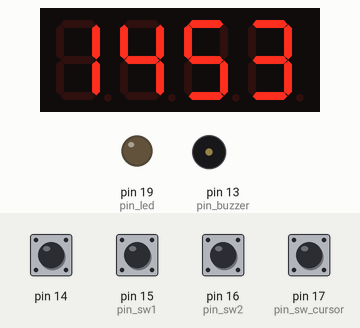
Recording of a sketch running on a simulated Arduino Uno, built with avr-gcc and run on an emulated ATmega328P. Parts: 4-digit seven-segment display, output pins drawn as LEDs (lit = HIGH), buzzer (waves = sounding). Wiring (inferred from the names in the program): 4-digit 7-segment display, segments lit when LOW: segments pin 6, pin 7, pin 8, pin 9, pin 10, pin 11, pin 12; digit selects pin 2, pin 3, pin 4, pin 5. The inputs (shaded band) are chosen by the test bench; at power-on: pin 14, pin 15 (pin_sw1), pin 16 (pin_sw2), pin 17 (pin_sw_cursor) HIGH. The segment pins are drawn as the display they are named for; pins used as bus, display or sensor lines are not drawn.

Above: at 1.2 s.
1.3 s: pin 14 pulled LOW for 0.15 s
At 2.4 s:
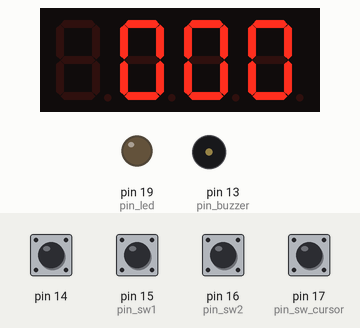
3.5 s: pin 16 (pin_sw2) pulled LOW for 0.15 s
At 5.4 s:
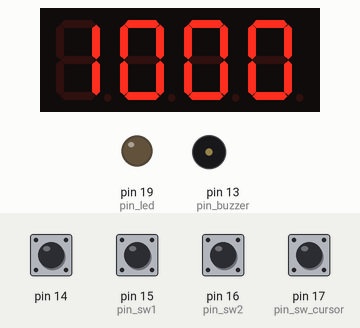
5.5 s: pin 15 (pin_sw1) pulled LOW for 0.15 s
At 7.4 s:
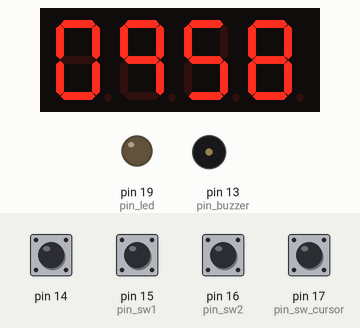
8.5 s: pin 14 pulled LOW for 1 s
At 10.8 s:
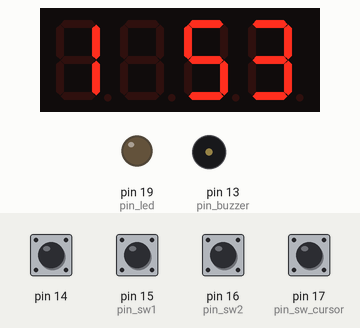
11.0 s: pin 16 (pin_sw2) pulled LOW for 1 s
At 11.4 s:
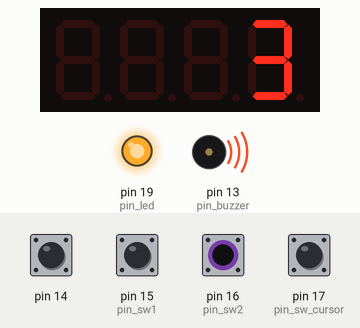
13.5 s: pin 15 (pin_sw1) pulled LOW for 1 s
At 15.9 s:
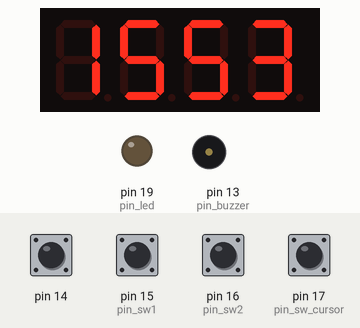
Timing chart, 0 to 17.0 s (numbered marks = the images above; inputs shaded):
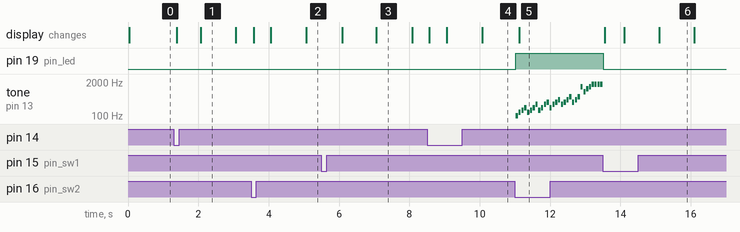

Measured:
- after the input at 1.3 s, the display: first changes after 0.08 s (image 1 shows a later state)
- after the input at 3.5 s, the display: changes after 0.08 s (image 2)
- after the input at 5.5 s, the display: first changes after 0.58 s (image 3 shows a later state)
- after the input at 11.0 s, pin 19 (pin_led): LOW → HIGH at once; tone on pin 13 (pin_buzzer): plays 104 Hz for 0.06 s, 139 Hz for 0.06 s, 165 Hz for 0.06 s, 208 Hz for 0.06 s, 139 Hz for 0.06 s, 165 Hz for 0.06 s … (31 notes in this stretch), starting at once; the display: changes after 0.12 s (image 5)
- after the input at 13.5 s, pin 19 (pin_led): HIGH → LOW at once; tone on pin 13 (pin_buzzer): stops changing and stays silent; the display: changes after 0.06 s (image 6)
- what the display in image 1 shows lasts 1.0 s, from 2.1 s to 3.1 s

The sketch:

clock.ino
```cpp
#include <Time.h>
#include <TimeLib.h> //https://github.com/PaulStoffregen/Time
#include "pitches.h"

// A0,A1,A2,A3,A4,A5 == 14,15,16,17,18,19
#define MODE_CLOCK 0
#define MODE_TIMER 1
#define MODE_MODIFY 2
#define pin_led 19
#define pin_buzzer 13
#define pin_sw_mode 14
#define pin_sw1 15
#define pin_sw2 16
#define pin_sw_cursor 17

int prev_sw_state[] = {0,0,0,0,0, 0,0,0,0,0, 0,0,0,0,1, 1,1,1}; //TODO: hashmap으로 변경(14~17만 사용)
int sw_state[] = {0,0,0,0,0, 0,0,0,0,0, 0,0,0,0,1, 1,1,1};
int timer = 0;
int timer_min = 0;
int timer_sec = 0;
int MODE = 0; //0:시계모드, 1:타이모드, 2:시간설정모드
int cur = 0;  //시간설정모드_커서
int curs = 0; //타이머모드_커서
time_t timer_end_time = 0;
boolean is_paused = false;  //타이머 일시정지
boolean is_timer_decreasing = false;  //타이머가 진행중인가?

int noteDuration = 4; // 4분음표로 통일
int noteLength = 250/noteDuration;
int pauseBetweenNotes = noteLength * 1.30;

//function
void showDigit(int, int); //원하는 위치의 세그먼트에 원하는 숫자 display
void displayDigit(int, int, int, int); //세그먼트에 네 숫자 동시에 display
void displayClock(int, int);//시계(앞 두 자리: 시, 뒷 두 자리: 분) display_시계모드
void displayClockBlink(int, int, int);//바꾸고자 하는 자리(시/분) 깜빡이게 하기_시간설정모드
void displayTimer(int);//타이머 display_타이머모드
void timer_off();//타이머 리셋

//전역함수//
boolean isSwitchUp(int i){
  //루프 끝날 때 저장한 스위치 prev 상태와 루프 시작할 때 저장한 스위치 상태를 비교
  if(prev_sw_state[i] == LOW && sw_state[i] == HIGH)
    return true;
  else
    return false;
}

boolean isSwitchDown(int i){
  //루프 끝날 때 저장한 스위치 prev 상태와 루프 시작할 때 저장한 스위치 상태를 비교
  if (prev_sw_state[i] == HIGH && sw_state[i] == LOW)
    return true;
  else
    return false;
}

void timer_off(){
  is_timer_decreasing = false;
  timer_end_time = 0;
  timer = 0;
  timer_min = 0;
  timer_sec = 0;
  digitalWrite(pin_led, LOW);
  noTone(pin_buzzer);
}//타이머 리셋

void setup() {
  //arduino Setup
  Serial.begin(9600);
  for(int i=2;i<=13;i++)
    pinMode(i, OUTPUT); //segment, buzzer_output 설정
  pinMode(14, INPUT_PULLUP);  //MODE 변경(시계, 타이머, 시간설정)
  pinMode(15, INPUT_PULLUP);  //타이머 시작, 알람 울리면 종료
  pinMode(16, INPUT_PULLUP);  //타이머 값 증가, 타이머 일시정지/재개
  pinMode(17, INPUT_PULLUP);  //커서 이동
  pinMode(pin_led, OUTPUT); // LED

  //Program setup
  setTime(14,53,20,7,6,2021);  //NOTE: 테스트 전에 현재 시각으로 설정
  //setTime(hr,min,sec,day,month,yr);
}

void loop() {
  for(int i=14;i<=17;i++)
    sw_state[i] = digitalRead(i);

  if(isSwitchDown(pin_sw_mode)){
    MODE = (MODE + 1) % 3;
  }//스위치0 누르면 모드 변환(시계모드, 타이머모드, 시간설정모드)

  switch(MODE){
    case MODE_CLOCK: //시계모드
      displayClock(hour(), minute()); //시, 분 display
      break;

    case MODE_TIMER: //타이머모드
      if(is_timer_decreasing)
        displayTimer(timer); //타이머 display
      else
        displayClockBlink(timer_min, timer_sec, curs);

      if(isSwitchDown(pin_sw_cursor))
      {
        curs = (curs + 1) % 4;
      }

      if(isSwitchDown(pin_sw1)){
        if(is_timer_decreasing == false && timer > 0 ){
          timer_end_time = now() + timer;//timer_end_time에 현재 시간값(now)+타이머 설정한 값 쓰기 // now(): eturns the current time as seconds since Jan 1 1970
          is_timer_decreasing = true;
          is_paused = false;
        }//타이머 시작 전, 타이머 값 증가시킨 경우(타이머 설정 중)면 타이머 시작(이 때 timer_end_time > 0)
        else{
          timer_off();
        }//타이머 시작 후면 타이머 리셋
      }//스위치1 눌렀을 때

      if(isSwitchDown(pin_sw2)){
        if (is_timer_decreasing){
          is_paused = !is_paused;
        } //타이머 시작 후면 일시정지/재개 기능
        else
        {
          if(curs == 0)
            timer_min += 10;
          else if(curs == 1)
            timer_min += 1;
          else if(curs == 2)
            timer_sec += 10;
          else if(curs == 3)
            timer_sec += 1;

          if(timer_min > 99)
            timer_min = 0;
          if(timer_sec >= 60)
            timer_sec = 0;
          timer = int(timer_min)*60 + int(timer_sec);
          // Serial.println(timer);
        }
      }//스위치2 눌렀을 때
      break;

    case MODE_MODIFY:   // 시간설정모드
      int hour_ = hour(); //0~23
      int minute_ = minute(); //0~59
      displayClockBlink(hour_, minute_, cur+1); //설정된 커서 위치의 세그먼트 깜빡임

      if (isSwitchDown(pin_sw_cursor)) {
        cur = (cur + 1) % 3;
      }//스위치3 누르면 커서 위치 바뀜

      if (isSwitchDown(pin_sw2)) {
        if(cur == 0) //커서 위치가 1이면_2번 세그먼트
          hour_ += 1;
        else if(cur == 1) //커서 위치가 2이면_3번 세그먼트
          minute_ += 10;
        else if(cur == 2)//커서 위치가 3이면_4번 세그먼트
          minute_ += 1;

        if(minute_ >= 60)
          hour_ -= 1;
        setTime(hour_, minute_, second(), day(), month(), year()); //스위치2 누를 때마다 시간 설정 업데이트
      }//스위치2 눌렀을 때

      break;
  }//모드 변환 끝

  //모드 구속없이 알람 진행
  if(is_timer_decreasing) //타이머 시작 후
  {
    if (is_paused) //타이머 일시정지하면
      timer_end_time = now() + timer;//
    else //타이머 시작 후(일시정지 없을 때) 또는 일시정지 후 재개 시
      timer = timer_end_time - now();

    if(timer <= 0)//타이머 종료하면
    {
      digitalWrite(pin_led,HIGH);//LED on
      // 멜로디 재생
      for (int thisNote = 0; thisNote < sizeof(melody)/sizeof(int); thisNote++)
      {
        tone(pin_buzzer, melody[thisNote],noteLength);
        delay(pauseBetweenNotes); //BUZZER on
        if(digitalRead(pin_sw1) == LOW)
        {
          timer_off();
          break;
        } //스위치1 눌렀을 때 타이머 리셋_알람 종료
      }
    } //알람 끝
  }

  // if(timer > 0) {
  //   digitalWrite(pin_led, LOW);
  //   noTone(pin_buzzer);
  // } //알람 울리지 않아야 할 경우에는 LED, BUZZER off

  //switch 상태저장
  for(int i=14;i<=17;i++){
    prev_sw_state[i] = sw_state[i];
  }
}//loop 끝
```

functions.ino
```cpp
int pins_digit[] = {2, 3, 4, 5};
int pins_segment[] = { 6, 7, 8, 9, 10, 11, 12};
int digits[][7] = {
  { 0,0,0,0,0,0,1 }, // 0
  { 1,0,0,1,1,1,1}, // 1
  { 0,0,1,0,0,1,0}, // 2
  { 0,0,0,0,1,1,0}, // 3
  { 1,0,0,1,1,0,0}, // 4
  { 0,1,0,0,1,0,0}, // 5
  { 0,1,0,0,0,0,0}, // 6
  { 0,0,0,1,1,1,1}, // 7
  { 0,0,0,0,0,0,0}, // 8
  { 0,0,0,1,1,0,0}, // 9
  { 1,1,1,1,1,1,1}, // OFF
};

void showDigit(int pos, int num){
  //자릿수(pos)와 표현할 숫자(num)를 넣으면 7segment에 표현한다
  for(int i=0;i<7;i++)
    digitalWrite(pins_segment[i], digits[num][i]);

  for(int i=0;i<4;i++){
    if(pos == i)
      digitalWrite(pins_digit[i], HIGH);
    else
      digitalWrite(pins_digit[i], LOW);
  }
}//pos번 째 자리 세그먼트에 num 숫자 display

void displayDigit(int a, int b, int c, int d){
  showDigit(0, a);
  delay(5);
  showDigit(1, b);
  delay(5);
  showDigit(2, c);
  delay(5);
  showDigit(3, d);
  delay(5);
}//세그먼트에 a,b,c,d 숫자 동시에 display

void displayClock(int h, int m){
  int h0= h/10;
  int h1= h%10;
  int m0= m/10;
  int m1= m%10;
  displayDigit(h0, h1, m0, m1);
}//segment 앞 2개에 h를, 뒤 2개에 m을 표현한다_시계모드

void displayClockBlink(int h, int m, int pos){
  int value[] = {h/10, h%10, m/10, m%10};
  for(int i=0;i<4;i++){
    if((i == pos) && ((second() % 2) == 0)){ //해당 위치, 짝수 초(1초마다 깜빡이게 하기 위함)
      showDigit(i,10); //해당 위치의 세그먼트를 off
      delay(5);
    } else {
      showDigit(i,value[i]);
      delay(5);
    }
  }
}//segment 앞2개에 h를, 뒤2개에 m을 표현하고 pos자리를 1초마다 깜빡이게 한다_시간설정모드

void displayTimer(int t){

  int a = (t/60)/10;
  int b = (t/60)%10;
  int c = (t%60)/10;
  int d = (t%60)%10;

  displayDigit(a,b,c,d);
}//초를 분,초로 표현한다_타이머모드
```

pitches.h
```cpp
/*************************************************
 * Public Constants
 *************************************************/

#define NOTE_B0  31
#define NOTE_C1  33
#define NOTE_CS1 35
#define NOTE_D1  37
#define NOTE_DS1 39
#define NOTE_E1  41
#define NOTE_F1  44
#define NOTE_FS1 46
#define NOTE_G1  49
#define NOTE_GS1 52
#define NOTE_A1  55
#define NOTE_AS1 58
#define NOTE_B1  62
#define NOTE_C2  65
#define NOTE_CS2 69
#define NOTE_D2  73
#define NOTE_DS2 78
#define NOTE_E2  82
#define NOTE_F2  87
#define NOTE_FS2 93
#define NOTE_G2  98
#define NOTE_GS2 104
#define NOTE_A2  110
#define NOTE_AS2 117
#define NOTE_B2  123
#define NOTE_C3  131
#define NOTE_CS3 139
#define NOTE_D3  147
#define NOTE_DS3 156
#define NOTE_E3  165
#define NOTE_F3  175
#define NOTE_FS3 185
#define NOTE_G3  196
#define NOTE_GS3 208
#define NOTE_A3  220
#define NOTE_AS3 233
#define NOTE_B3  247
#define NOTE_C4  262
#define NOTE_CS4 277
#define NOTE_D4  294
#define NOTE_DS4 311
#define NOTE_E4  330
#define NOTE_F4  349
#define NOTE_FS4 370
#define NOTE_G4  392
#define NOTE_GS4 415
#define NOTE_A4  440
#define NOTE_AS4 466
#define NOTE_B4  494
#define NOTE_C5  523
#define NOTE_CS5 554
#define NOTE_D5  587
#define NOTE_DS5 622
#define NOTE_E5  659
#define NOTE_F5  698
#define NOTE_FS5 740
#define NOTE_G5  784
#define NOTE_GS5 831
#define NOTE_A5  880
#define NOTE_AS5 932
#define NOTE_B5  988
#define NOTE_C6  1047
#define NOTE_CS6 1109
#define NOTE_D6  1175
#define NOTE_DS6 1245
#define NOTE_E6  1319
#define NOTE_F6  1397
#define NOTE_FS6 1480
#define NOTE_G6  1568
#define NOTE_GS6 1661
#define NOTE_A6  1760
#define NOTE_AS6 1865
#define NOTE_B6  1976
#define NOTE_C7  2093
#define NOTE_CS7 2217
#define NOTE_D7  2349
#define NOTE_DS7 2489
#define NOTE_E7  2637
#define NOTE_F7  2794
#define NOTE_FS7 2960
#define NOTE_G7  3136
#define NOTE_GS7 3322
#define NOTE_A7  3520
#define NOTE_AS7 3729
#define NOTE_B7  3951
#define NOTE_C8  4186
#define NOTE_CS8 4435
#define NOTE_D8  4699
#define NOTE_DS8 4978

int melody[] = {
NOTE_GS2,NOTE_CS3,NOTE_E3,NOTE_GS3,NOTE_CS3,NOTE_E3,NOTE_GS3,
NOTE_CS4,NOTE_E3,NOTE_GS3,NOTE_CS4,NOTE_E4,
NOTE_GS3,NOTE_CS4,NOTE_E4,NOTE_GS4,NOTE_CS4,NOTE_E4,NOTE_GS4,
NOTE_CS5,NOTE_E4,NOTE_GS4,NOTE_CS5,NOTE_E6,NOTE_GS5,NOTE_CS6,NOTE_E6,NOTE_GS6,NOTE_GS6,NOTE_GS6,NOTE_GS6,
NOTE_GS2,NOTE_C3,NOTE_E3,NOTE_GS3,NOTE_C3,NOTE_E3,NOTE_GS3,
NOTE_CS4,NOTE_E3,NOTE_GS3,NOTE_C4,NOTE_E4,
NOTE_GS3,NOTE_C4,NOTE_E4,NOTE_GS4,NOTE_C4,NOTE_E4,NOTE_GS4,
NOTE_C5,NOTE_E4,NOTE_GS4,NOTE_C5,NOTE_E6,NOTE_GS5,NOTE_C6,NOTE_E6,NOTE_GS6,NOTE_GS6,NOTE_GS6,NOTE_GS6,NOTE_GS6,
NOTE_GS2,NOTE_CS3,NOTE_F3,NOTE_GS3,NOTE_CS3,NOTE_F3,NOTE_GS3,
NOTE_CS4,NOTE_F3,NOTE_GS3,NOTE_CS4,NOTE_F4,
NOTE_GS3,NOTE_CS4,NOTE_F4,NOTE_GS4,NOTE_CS4,NOTE_F4,NOTE_GS4,
NOTE_CS5,NOTE_F4,NOTE_GS4,NOTE_CS5,NOTE_F6,NOTE_GS5,NOTE_CS6,NOTE_F6,NOTE_GS6,NOTE_GS6,NOTE_GS6,NOTE_GS6,
NOTE_CS3,NOTE_FS3,NOTE_A3,NOTE_CS4,NOTE_CS4,NOTE_FS4,NOTE_A4,NOTE_CS5,NOTE_CS5,NOTE_FS5,NOTE_A5,NOTE_CS6,NOTE_CS6,NOTE_CS6,NOTE_CS6,NOTE_CS6,NOTE_CS6,
NOTE_CS3,NOTE_E3,NOTE_GS3,NOTE_CS4,NOTE_CS4,NOTE_E4,NOTE_GS4,NOTE_CS5,NOTE_CS5,NOTE_E5,NOTE_GS5,NOTE_CS6,NOTE_CS6,NOTE_CS6,NOTE_CS6,NOTE_CS6,NOTE_CS6,
NOTE_C6,NOTE_C6,NOTE_C6,NOTE_GS5,NOTE_GS5,NOTE_AS5,NOTE_B5,NOTE_CS6,NOTE_DS6,NOTE_B5,NOTE_DS6,NOTE_CS6,NOTE_FS6,NOTE_E6,NOTE_DS6,NOTE_CS6,NOTE_C6,NOTE_A5,
NOTE_GS5,NOTE_GS5,NOTE_GS5,NOTE_AS5,NOTE_C6,NOTE_CS6,NOTE_DS6,NOTE_B5,NOTE_DS6,NOTE_CS6,NOTE_FS6,NOTE_E6,NOTE_DS6,NOTE_CS6,NOTE_C6,NOTE_A5,NOTE_GS5,NOTE_A5,NOTE_GS5,NOTE_A5,NOTE_GS5,NOTE_A5,NOTE_GS5,NOTE_A5,NOTE_GS5,NOTE_GS5,NOTE_GS5,NOTE_GS5,NOTE_GS5,
NOTE_GS2,NOTE_GS2,NOTE_GS2,NOTE_GS2
};
/*
int noteDurations[] = {
1, 1, 1, 1, 1, 1, 1, 1,1,1,1, 1,
1, 1, 1, 1, 1,1,1, 1,1,1,1,1,1,1,1,100,100,
1, 1, 1, 1, 1, 1, 1, 1,1,1,1, 1,
1, 1, 1, 1, 1,1,1, 1,1,1,1,1,1,1,1,100,100,
1, 1, 1, 1, 1, 1, 1, 1,1,1,1, 1,
1, 1, 1, 1, 1,1,1, 1,1,1,1,1,1,1,1,100,100,
1,1,1,1,1,1,1,1,1,1,1,100,
1,1,1,1,1,1,1,1,1,1,1,100,1,1,1,1,1,1,1,1,1,1,1,1,1,1,1,1,1,1,1,1,1,1,1,1,1,1,1,1,1,1,1,1,1,1,1,1,1,1,1,1,1,1,1,1,1,1,1,1,1,1,1,1,1
};
*/
```
